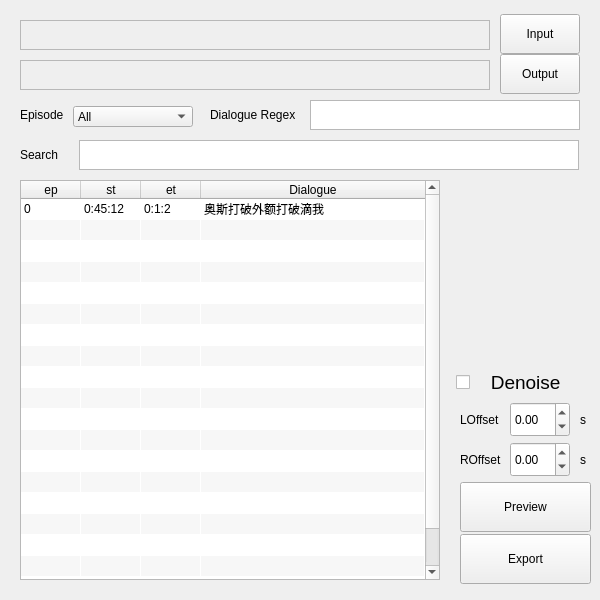
<?xml version="1.0" encoding="UTF-8"?>
<ui version="4.0">
 <class>MainWindow</class>
 <widget class="QMainWindow" name="MainWindow">
  <property name="enabled">
   <bool>true</bool>
  </property>
  <property name="geometry">
   <rect>
    <x>0</x>
    <y>0</y>
    <width>600</width>
    <height>600</height>
   </rect>
  </property>
  <property name="sizePolicy">
   <sizepolicy hsizetype="Fixed" vsizetype="Fixed">
    <horstretch>0</horstretch>
    <verstretch>0</verstretch>
   </sizepolicy>
  </property>
  <property name="minimumSize">
   <size>
    <width>600</width>
    <height>600</height>
   </size>
  </property>
  <property name="maximumSize">
   <size>
    <width>600</width>
    <height>600</height>
   </size>
  </property>
  <property name="windowTitle">
   <string>Dialogue Extractor</string>
  </property>
  <property name="autoFillBackground">
   <bool>false</bool>
  </property>
  <property name="animated">
   <bool>true</bool>
  </property>
  <widget class="QWidget" name="centralwidget">
   <widget class="QPushButton" name="OutputDirButton">
    <property name="enabled">
     <bool>true</bool>
    </property>
    <property name="geometry">
     <rect>
      <x>500</x>
      <y>54</y>
      <width>80</width>
      <height>40</height>
     </rect>
    </property>
    <property name="sizePolicy">
     <sizepolicy hsizetype="Minimum" vsizetype="Minimum">
      <horstretch>0</horstretch>
      <verstretch>0</verstretch>
     </sizepolicy>
    </property>
    <property name="focusPolicy">
     <enum>Qt::NoFocus</enum>
    </property>
    <property name="text">
     <string>Output</string>
    </property>
   </widget>
   <widget class="QTextEdit" name="InputDirectory">
    <property name="enabled">
     <bool>false</bool>
    </property>
    <property name="geometry">
     <rect>
      <x>20</x>
      <y>20</y>
      <width>470</width>
      <height>30</height>
     </rect>
    </property>
   </widget>
   <widget class="QTextEdit" name="OutputDirectory">
    <property name="enabled">
     <bool>false</bool>
    </property>
    <property name="geometry">
     <rect>
      <x>20</x>
      <y>60</y>
      <width>470</width>
      <height>30</height>
     </rect>
    </property>
   </widget>
   <widget class="QLabel" name="EpisodeLabel">
    <property name="geometry">
     <rect>
      <x>20</x>
      <y>100</y>
      <width>60</width>
      <height>30</height>
     </rect>
    </property>
    <property name="text">
     <string>Episode</string>
    </property>
   </widget>
   <widget class="QComboBox" name="EpisodeSelection">
    <property name="geometry">
     <rect>
      <x>73</x>
      <y>106</y>
      <width>120</width>
      <height>21</height>
     </rect>
    </property>
    <property name="sizePolicy">
     <sizepolicy hsizetype="Preferred" vsizetype="Preferred">
      <horstretch>0</horstretch>
      <verstretch>0</verstretch>
     </sizepolicy>
    </property>
    <property name="focusPolicy">
     <enum>Qt::NoFocus</enum>
    </property>
    <item>
     <property name="text">
      <string>All</string>
     </property>
    </item>
   </widget>
   <widget class="QLabel" name="DialogueRegexLabel">
    <property name="geometry">
     <rect>
      <x>210</x>
      <y>100</y>
      <width>100</width>
      <height>30</height>
     </rect>
    </property>
    <property name="text">
     <string>Dialogue Regex</string>
    </property>
   </widget>
   <widget class="QTextEdit" name="DialogueRegexInput">
    <property name="geometry">
     <rect>
      <x>310</x>
      <y>100</y>
      <width>270</width>
      <height>30</height>
     </rect>
    </property>
    <property name="sizePolicy">
     <sizepolicy hsizetype="Expanding" vsizetype="Expanding">
      <horstretch>0</horstretch>
      <verstretch>0</verstretch>
     </sizepolicy>
    </property>
   </widget>
   <widget class="QTextEdit" name="SearchText">
    <property name="geometry">
     <rect>
      <x>79</x>
      <y>140</y>
      <width>500</width>
      <height>30</height>
     </rect>
    </property>
   </widget>
   <widget class="QLabel" name="SearchLabel">
    <property name="geometry">
     <rect>
      <x>20</x>
      <y>140</y>
      <width>60</width>
      <height>30</height>
     </rect>
    </property>
    <property name="text">
     <string>Search</string>
    </property>
   </widget>
   <widget class="QCheckBox" name="DenoiseCheckBox">
    <property name="geometry">
     <rect>
      <x>456</x>
      <y>360</y>
      <width>110</width>
      <height>45</height>
     </rect>
    </property>
    <property name="font">
     <font>
      <pointsize>14</pointsize>
     </font>
    </property>
    <property name="text">
     <string>   Denoise</string>
    </property>
    <property name="checked">
     <bool>false</bool>
    </property>
   </widget>
   <widget class="QDoubleSpinBox" name="LOffsetSpinBox">
    <property name="geometry">
     <rect>
      <x>510</x>
      <y>402</y>
      <width>60</width>
      <height>35</height>
     </rect>
    </property>
    <property name="minimum">
     <double>-1000.000000000000000</double>
    </property>
    <property name="maximum">
     <double>1000.000000000000000</double>
    </property>
    <property name="singleStep">
     <double>0.500000000000000</double>
    </property>
   </widget>
   <widget class="QLabel" name="LOffsetLabel">
    <property name="geometry">
     <rect>
      <x>460</x>
      <y>402</y>
      <width>50</width>
      <height>35</height>
     </rect>
    </property>
    <property name="text">
     <string>LOffset</string>
    </property>
   </widget>
   <widget class="QLabel" name="ROffsetLabel">
    <property name="geometry">
     <rect>
      <x>460</x>
      <y>442</y>
      <width>50</width>
      <height>35</height>
     </rect>
    </property>
    <property name="text">
     <string>ROffset</string>
    </property>
   </widget>
   <widget class="QDoubleSpinBox" name="ROffsetSpinBox">
    <property name="geometry">
     <rect>
      <x>510</x>
      <y>442</y>
      <width>60</width>
      <height>35</height>
     </rect>
    </property>
    <property name="minimum">
     <double>-1000.000000000000000</double>
    </property>
    <property name="maximum">
     <double>1000.000000000000000</double>
    </property>
    <property name="singleStep">
     <double>0.500000000000000</double>
    </property>
   </widget>
   <widget class="QLabel" name="seconds_1">
    <property name="geometry">
     <rect>
      <x>580</x>
      <y>402</y>
      <width>10</width>
      <height>35</height>
     </rect>
    </property>
    <property name="text">
     <string>s</string>
    </property>
   </widget>
   <widget class="QPushButton" name="PerviewButton">
    <property name="enabled">
     <bool>true</bool>
    </property>
    <property name="geometry">
     <rect>
      <x>460</x>
      <y>482</y>
      <width>131</width>
      <height>50</height>
     </rect>
    </property>
    <property name="sizePolicy">
     <sizepolicy hsizetype="Minimum" vsizetype="Minimum">
      <horstretch>0</horstretch>
      <verstretch>0</verstretch>
     </sizepolicy>
    </property>
    <property name="focusPolicy">
     <enum>Qt::NoFocus</enum>
    </property>
    <property name="text">
     <string>Preview</string>
    </property>
   </widget>
   <widget class="QLabel" name="seconds_2">
    <property name="geometry">
     <rect>
      <x>580</x>
      <y>442</y>
      <width>10</width>
      <height>35</height>
     </rect>
    </property>
    <property name="text">
     <string>s</string>
    </property>
   </widget>
   <widget class="QPushButton" name="ExportButton">
    <property name="enabled">
     <bool>true</bool>
    </property>
    <property name="geometry">
     <rect>
      <x>460</x>
      <y>534</y>
      <width>131</width>
      <height>50</height>
     </rect>
    </property>
    <property name="sizePolicy">
     <sizepolicy hsizetype="Minimum" vsizetype="Minimum">
      <horstretch>0</horstretch>
      <verstretch>0</verstretch>
     </sizepolicy>
    </property>
    <property name="focusPolicy">
     <enum>Qt::NoFocus</enum>
    </property>
    <property name="text">
     <string>Export</string>
    </property>
   </widget>
   <widget class="QTableWidget" name="tableWidget">
    <property name="geometry">
     <rect>
      <x>20</x>
      <y>180</y>
      <width>420</width>
      <height>400</height>
     </rect>
    </property>
    <property name="frameShadow">
     <enum>QFrame::Sunken</enum>
    </property>
    <property name="lineWidth">
     <number>1</number>
    </property>
    <property name="sizeAdjustPolicy">
     <enum>QAbstractScrollArea::AdjustToContents</enum>
    </property>
    <property name="editTriggers">
     <set>QAbstractItemView::NoEditTriggers</set>
    </property>
    <property name="alternatingRowColors">
     <bool>true</bool>
    </property>
    <property name="selectionBehavior">
     <enum>QAbstractItemView::SelectRows</enum>
    </property>
    <property name="gridStyle">
     <enum>Qt::NoPen</enum>
    </property>
    <property name="wordWrap">
     <bool>true</bool>
    </property>
    <property name="rowCount">
     <number>20</number>
    </property>
    <property name="columnCount">
     <number>4</number>
    </property>
    <attribute name="horizontalHeaderVisible">
     <bool>true</bool>
    </attribute>
    <attribute name="horizontalHeaderCascadingSectionResizes">
     <bool>true</bool>
    </attribute>
    <attribute name="horizontalHeaderMinimumSectionSize">
     <number>20</number>
    </attribute>
    <attribute name="horizontalHeaderDefaultSectionSize">
     <number>60</number>
    </attribute>
    <attribute name="horizontalHeaderHighlightSections">
     <bool>true</bool>
    </attribute>
    <attribute name="horizontalHeaderShowSortIndicator" stdset="0">
     <bool>false</bool>
    </attribute>
    <attribute name="horizontalHeaderStretchLastSection">
     <bool>true</bool>
    </attribute>
    <attribute name="verticalHeaderVisible">
     <bool>false</bool>
    </attribute>
    <attribute name="verticalHeaderDefaultSectionSize">
     <number>21</number>
    </attribute>
    <attribute name="verticalHeaderShowSortIndicator" stdset="0">
     <bool>false</bool>
    </attribute>
    <row/>
    <row/>
    <row/>
    <row/>
    <row/>
    <row/>
    <row/>
    <row/>
    <row/>
    <row/>
    <row/>
    <row/>
    <row/>
    <row/>
    <row/>
    <row/>
    <row/>
    <row/>
    <row/>
    <row/>
    <column>
     <property name="text">
      <string>ep</string>
     </property>
    </column>
    <column>
     <property name="text">
      <string>st</string>
     </property>
    </column>
    <column>
     <property name="text">
      <string>et</string>
     </property>
    </column>
    <column>
     <property name="text">
      <string>Dialogue</string>
     </property>
    </column>
    <item row="0" column="0">
     <property name="text">
      <string>0</string>
     </property>
    </item>
    <item row="0" column="1">
     <property name="text">
      <string>0:45:12</string>
     </property>
    </item>
    <item row="0" column="2">
     <property name="text">
      <string>0:1:2</string>
     </property>
    </item>
    <item row="0" column="3">
     <property name="text">
      <string>奥斯打破外额打破滴我</string>
     </property>
     <property name="flags">
      <set>ItemIsSelectable|ItemIsEnabled</set>
     </property>
    </item>
   </widget>
   <widget class="QPushButton" name="InputDirButton">
    <property name="enabled">
     <bool>true</bool>
    </property>
    <property name="geometry">
     <rect>
      <x>500</x>
      <y>14</y>
      <width>80</width>
      <height>40</height>
     </rect>
    </property>
    <property name="sizePolicy">
     <sizepolicy hsizetype="Minimum" vsizetype="Minimum">
      <horstretch>0</horstretch>
      <verstretch>0</verstretch>
     </sizepolicy>
    </property>
    <property name="focusPolicy">
     <enum>Qt::NoFocus</enum>
    </property>
    <property name="text">
     <string>Input</string>
    </property>
   </widget>
  </widget>
 </widget>
 <resources/>
 <connections/>
</ui>
